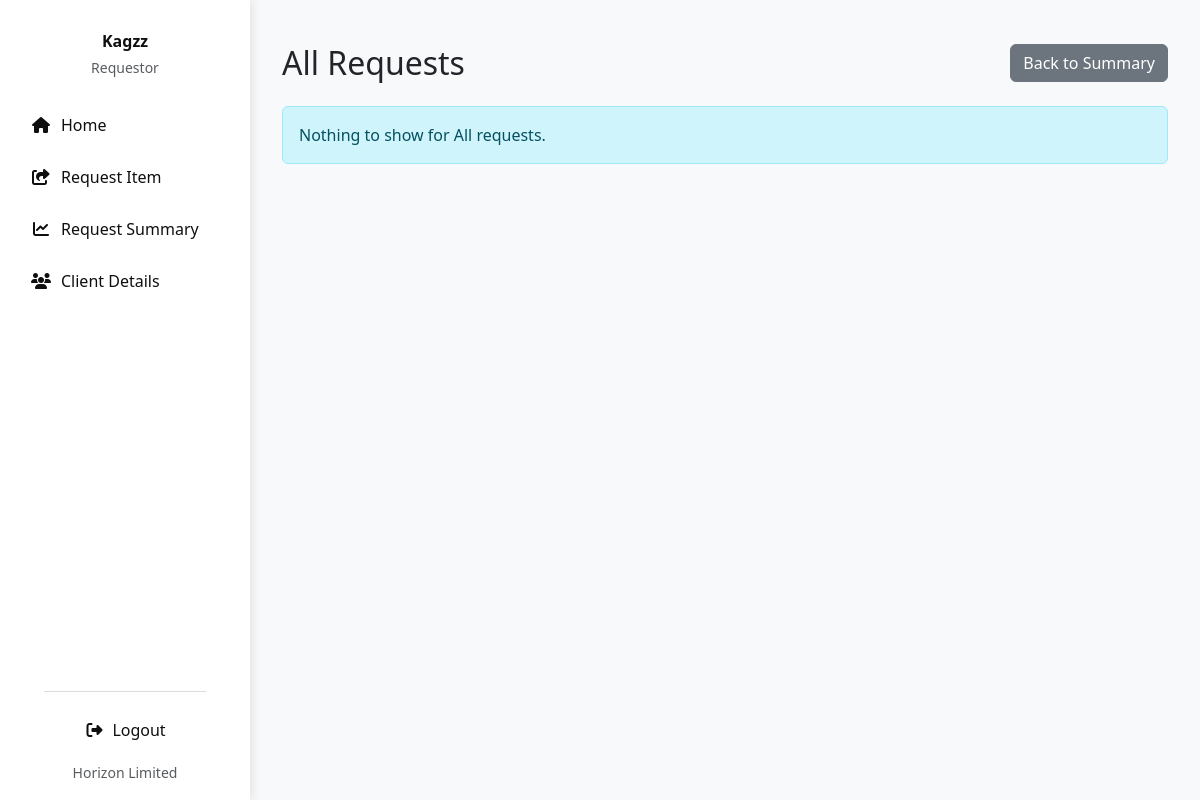
Page /requests/all/ (signed in) on the earlier database version.
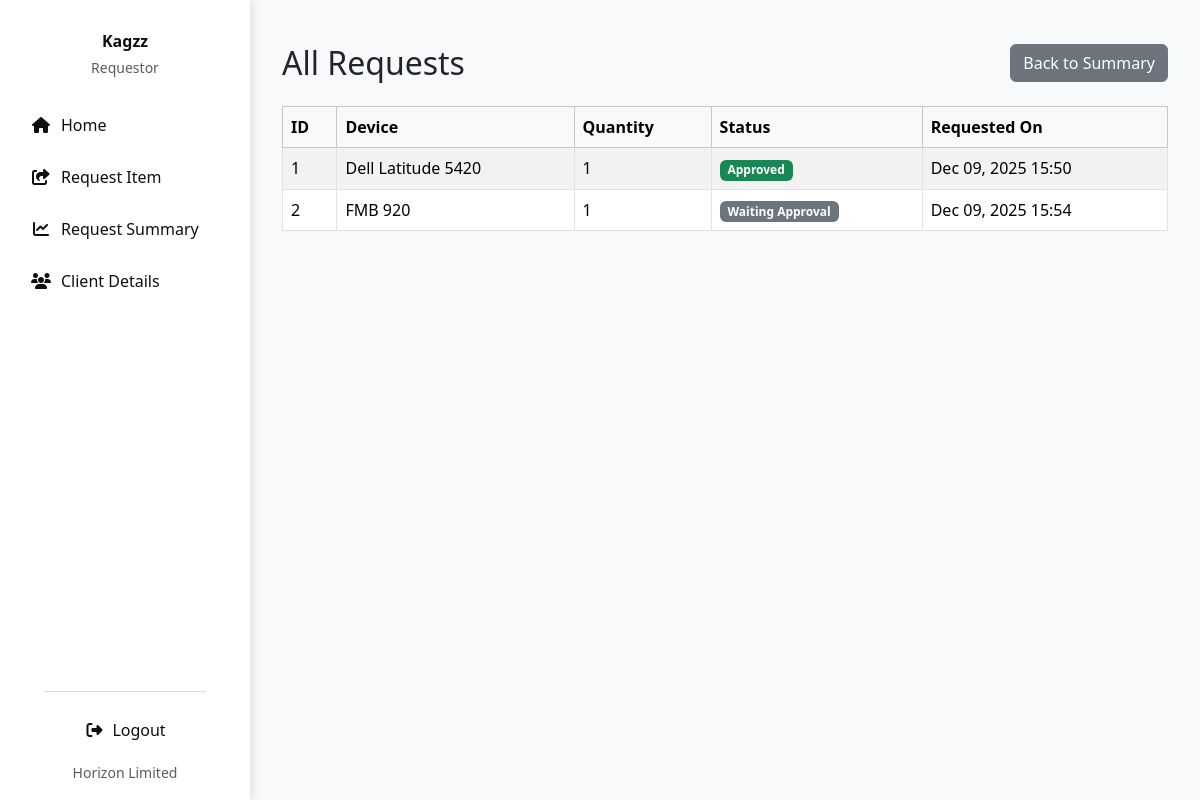
Same page on the later database version.
### invent/models.py (models this page shows, shortened)
class DeviceRequest(models.Model):
    device = models.ForeignKey("Device", on_delete=models.CASCADE, related_name="requests")
    imei_obj = models.ForeignKey('DeviceIMEI', null=True, blank=True,
                                 on_delete=models.SET_NULL, related_name='device_requests')
    requestor = models.ForeignKey(User, on_delete=models.CASCADE, related_name="device_requests")
    client = models.ForeignKey("Client", on_delete=models.CASCADE,
                               related_name="client_requests", null=True, blank=True)
    branch = models.ForeignKey(Branch, on_delete=models.SET_NULL, null=True, blank=True, related_name="requests")
    country = models.ForeignKey(Country, on_delete=models.SET_NULL, null=True, blank=True)
    imei_no = models.CharField(max_length=50, null=True, blank=True)
    quantity = models.PositiveIntegerField(default=1)
    reason = models.TextField(blank=True, null=True)
    application_date = models.DateField(default=timezone.now)
    payment_proof = models.FileField(upload_to="payment_proofs/", null=True, blank=True)
    STATUS_CHOICES = [
        ('Pending', 'Pending'),
        ('Approved', 'Approved'),
        ('Waiting Approval', 'Waiting Admin Approval'),
        ('Issued', 'Issued'),
        ('Rejected', 'Rejected'),
        ('Cancelled', 'Cancelled'),
        ('Partially Returned', 'Partially Returned'),
        ('Fully Returned', 'Fully Returned'),
    ]
    status = models.CharField(max_length=20, choices=STATUS_CHOICES, default='Pending')
    date_requested = models.DateTimeField(auto_now_add=True)
    date_issued = models.DateTimeField(null=True, blank=True)
    returned_quantity = models.PositiveIntegerField(default=0)
    _original_status = None
    def __init__(self, *args, **kwargs):
        super().__init__(*args, **kwargs)
        self._original_status = self.status

class Device(models.Model):
    STATUS_CHOICES = (
        ('available', 'Available'),
        ('issued', 'Issued'),
        ('returned', 'Returned'),
        ('faulty', 'Faulty'),
    )
    name = models.CharField(max_length=255)
    oem = models.ForeignKey(
        OEM,
        on_delete=models.SET_NULL,
        null=True,
        blank=False,
        related_name='devices'
    )
    product_id = models.CharField(max_length=30, blank=True)
    total_quantity = models.PositiveIntegerField(default=1)
    quantity_issued = models.PositiveIntegerField(default=0)
    imei_no = models.CharField(
        max_length=50, unique=True, null=True, blank=True)
    serial_no = models.CharField(
        max_length=50, unique=True, null=True, blank=True)
    mac_address = models.CharField(
        max_length=50, unique=True, null=True, blank=True)
    category = models.CharField(
        max_length=100, blank=True, help_text="e.g. Laptop or Router")
    manufacturer = models.CharField(max_length=100, blank=True)
    description = models.TextField(blank=True)
    selling_price = models.DecimalField(
        max_digits=10, decimal_places=2, null=True, blank=True)
    currency = models.CharField(
        max_length=10, choices=CURRENCY_CHOICES, default='USD')
    branch = models.ForeignKey(
        Branch, on_delete=models.SET_NULL, null=True, blank=True)
    country = models.ForeignKey(
        Country, on_delete=models.SET_NULL, null=True, blank=True)
    status = models.CharField(
        max_length=20, choices=STATUS_CHOICES, default='available')
    class Meta:
        permissions = [
            ("can_issue_item", "Can issue device to client"),
            ("can_return_item", "Can record device returns"),
        ]

### invent/views.py (the view)
# urls.py: path('requests/<str:status>/', views.request_list, name='request_list'),
@login_required
def request_list(request, status):
    user_requests = DeviceRequest.objects.filter(requestor=request.user)
    if status == "all":
        requests = user_requests
    else:
        requests = user_requests.filter(status__iexact=status)
    return render(request, 'invent/request_list.html', {
        'status': status,
        'requests': requests
    })

### invent/context_processors.py (called while the page is built, shortened)
def pending_requests_count(request):
    if not request.user.is_authenticated:
        return {'pending_requests_count_for_sidebar': 0}
    try:
        if request.user.is_superuser:
            count = DeviceRequest.objects.filter(status='Pending').count()
            return {'pending_requests_count_for_sidebar': count}
    except Exception:
        return {'pending_requests_count_for_sidebar': 0}
    return {'pending_requests_count_for_sidebar': 0}

def user_branch(request):
    branch = None
    try:
        if request.user.is_authenticated:
            profile = getattr(request.user, 'profile', None)
            branch = getattr(profile, 'branch', None)
    except Exception:
        branch = None
    return {'user_branch': branch}

### invent/templates/invent/request_list.html (shortened to what this page needs)
{% extends 'invent/base.html' %}
{% block content %}
<div class="container mt-4">
    <div class="d-flex justify-content-between align-items-center mb-4">
        <h2 class="mb-0">{{ status|title }} Requests</h2>
        <a href="{% url 'request_summary' %}" class="btn btn-secondary">Back to Summary</a>
    </div>
    {% if requests %}
        <div class="table-responsive">
    <table class="table table-bordered table-striped">
        <thead class="table-light">
            <tr>
                <th>ID</th>
                <th>Device</th>
                <th>Quantity</th>
                <th>Status</th>
                <th>Requested On</th>
            </tr>
        </thead>
        <tbody>
            {% for req in requests %}
                <tr>
                    <td>{{ forloop.counter }}</td>
                    <td>{{ req.device.name }}</td>
                    <td>{{ req.quantity}}</td>
                    <td>
                        <span class="badge
                            {% if req.status == 'Pending' %} bg-warning
                            {% elif req.status == 'Approved' %} bg-success
                            {% elif req.status == 'Issued' %} bg-info
                            {% elif req.status == 'Rejected' %} bg-danger
                            {% else %} bg-secondary {% endif %}">
                            {{ req.status }}
                        </span>
                    </td>
                    <td>{{ req.date_requested|date:"M d, Y H:i" }}</td>
                </tr>
            {% endfor %}
        </tbody>
    </table>
</div>
    {% else %}
        <div class="alert alert-info">
            Nothing to show for {{ status|title }} requests.
        </div>
    {% endif %}
</div>
{% endblock %}

### invent/templates/invent/base.html (shortened to what this page needs)
<!DOCTYPE html>
<html lang="en">
<head>
  <link href="https://cdn.jsdelivr.net/npm/bootstrap@5.3.3/dist/css/bootstrap.min.css" rel="stylesheet">
  <link rel="stylesheet" href="https://cdnjs.cloudflare.com/ajax/libs/font-awesome/6.4.0/css/all.min.css">
</head>
<body class="bg-light">
  <div class="d-flex">
    <div class="sidebar p-3 d-flex flex-column justify-content-between">
      <div>
        <div class="text-center mb-4 pt-3">
          <h6 class="fw-bold mb-1">{{ user.first_name|default:user.username }}</h6>
          <small class="text-muted">Requestor</small>
        </div>
        <ul class="nav flex-column">
          <li class="nav-item mb-2">
            <a class="nav-link {% if request.resolver_match.url_name == 'requestor_dashboard' %}active{% endif %}" href="{% url 'requestor_dashboard' %}">
              <i class="fas fa-home"></i> <span>Home</span>
            </a>
          </li>
          <li class="nav-item mb-2">
            <a class="nav-link {% if request.resolver_match.url_name == 'request_device' %}active{% endif %}" href="{% url 'request_device' %}">
              <i class="fas fa-share-square"></i> <span>Request Item</span>
            </a>
          </li>
          <li class="nav-item mb-2">
            <a class="nav-link {% if request.resolver_match.url_name == 'request_summary' %}active{% endif %}" href="{% url 'request_summary' %}">
              <i class="fas fa-chart-line"></i> <span>Request Summary</span>
            </a>
          </li>
          <li class="nav-item mb-2">
            <a class="nav-link {% if request.resolver_match.url_name == 'client_list' %}active{% endif %}" href="{% url 'client_list' %}">
              <i class="fas fa-users"></i> <span>Client Details</span>
            </a>
          </li>
        </ul>
      </div>
      <footer class="text-center px-2">
        <hr class="border-secondary opacity-25 mx-auto" style="width: 80%">
        <div class="d-flex justify-content-center">
          <a class="nav-link logout-link text-center" href="{% url 'logout' %}">
            <i class="fas fa-right-from-bracket me-2"></i> <span>Logout</span>
          </a>
        </div>
        <div class="mt-2">
          <small class="text-muted">Horizon Limited</small>
        </div>
      </footer>
    </div>
    <main class="main-content w-100">
      {% block content %}{% endblock %}
    </main>
  </div>
</body>
</html>

### invent/templates/invent/base.html (style rules this page uses)
:root { --sidebar-bg: white; --sidebar-text: #0f0f0f; --sidebar-active: #178526; --sidebar-hover: #15b33c; }
body { font-family: 'Segoe UI', Tahoma, Geneva, Verdana, sans-serif; margin: 0; overflow-x: hidden; }
.sidebar { position: fixed; top: 0; left: 0; height: 100vh; width: 250px; background-color: var(--sidebar-bg); color: var(--sidebar-text); box-shadow: 2px 0 10px rgba(0, 0, 0, 0.1); transition: transform 0.3s ease-in-out; z-index: 1050; }
.sidebar .nav-link { color: var(--sidebar-text); border-radius: 5px; padding: 10px 15px; display: flex; align-items: center; transition: all 0.3s; }
.sidebar .nav-link i { margin-right: 10px; width: 20px; text-align: center; }
.main-content { margin-left: 250px; padding: 20px; transition: margin-left 0.3s ease-in-out; background-color: #f8f9fa; min-height: 100vh; }

Differences in the rows shown:
added DeviceRequest: device.name "Dell Latitude 5420", quantity "1", status "Approved", date_requested "Dec 09, 2025 15:50"
added DeviceRequest: device.name "FMB 920", quantity "1", status "Waiting Approval", date_requested "Dec 09, 2025 15:54"
Other differences:
{{ status|title }}: "All" → (not shown)
text no longer shown: "Nothing to show for requests."
text now shown: "ID Device Quantity Status Requested On"
